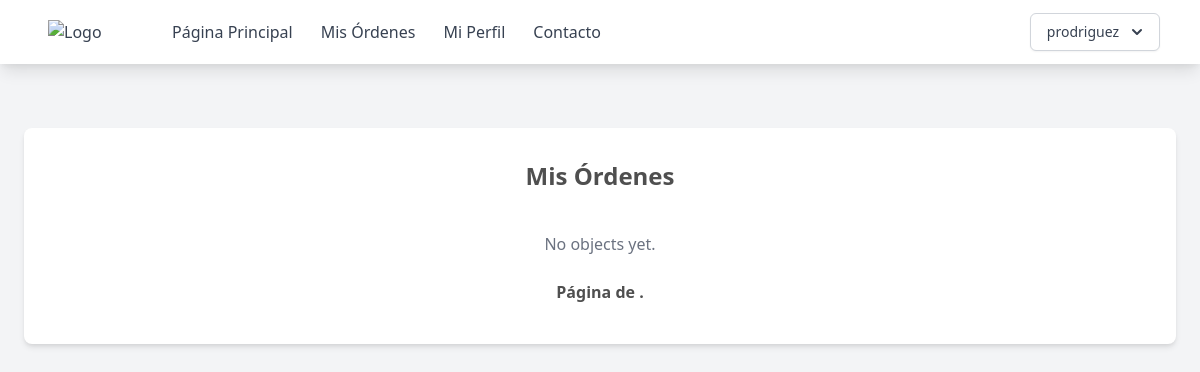
The page /mis-ordenes (signed in) on the database as committed earlier.
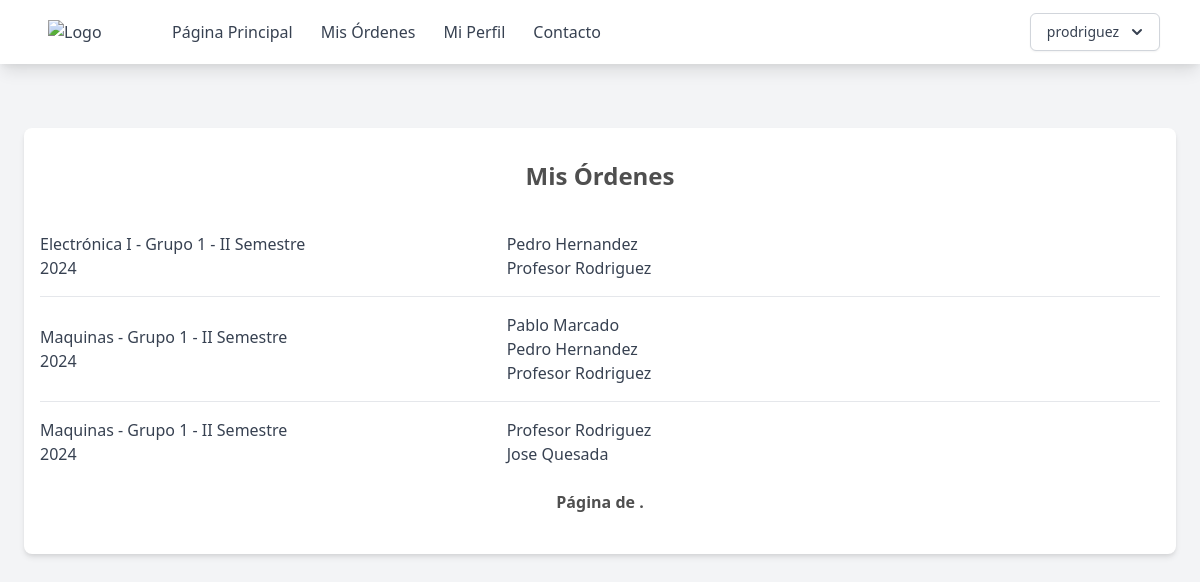
The same page on the database as committed later.
### supply_room/models.py (models this page shows, shortened)
class Users(AbstractUser):
    name = models.CharField(max_length=200)
    email = models.EmailField(unique=True)
    role = models.CharField(max_length=200, choices=ROLE_CHOICES, default="student")
    student_id = models.CharField(max_length=200, null=True, blank=True)
    username = models.CharField(max_length=50, null=True)
    groups = models.ManyToManyField(
        "ClassGroups", related_name="group_student", blank=True
    )
    orders = models.ManyToManyField("Order", related_name="order_student", blank=True)
    objects = CustomUserManager()
    USERNAME_FIELD = "email"
    REQUIRED_FIELDS = ["name", "role"]

class Order(models.Model):
    group = models.ForeignKey(
        ClassGroups, related_name="order_group", on_delete=models.CASCADE, verbose_name='Grupo'
    )
    student = models.ManyToManyField(
        Users, related_name="Order_student", through=Users.orders.through, blank=True, verbose_name='Estudiantes'
    )

class ClassGroups(models.Model):
    number = models.PositiveIntegerField(verbose_name='Numero de Curso:')
    year = models.PositiveIntegerField(verbose_name='Año', default=2024)
    term = models.CharField(
        max_length=3, choices=TERM_CHOICES, default="I", verbose_name='Semestre'
    )
    professor = models.ForeignKey(
        Users, related_name="group_professor", on_delete=models.PROTECT, verbose_name='Profesor'
    )
    class_id = models.ForeignKey(Class, on_delete=models.PROTECT, verbose_name='Clase')
    student = models.ManyToManyField(
        Users, related_name="group_student", through=Users.groups.through, blank=True, verbose_name='Estudiantes'
    )
    @property
    def semester(self):
        return f"{self.term} Semestre {str(self.year)}"

class Class(models.Model):
    name = models.CharField(max_length=200)
    code = models.CharField(max_length=200)

### supply_room/views.py (the view)
class OrderList(TeacherOrStudentRoleCheck, View):
    def get(self, request, *args, **kwargs):
        return render(
            request,
            "page/mis-ordenes.html",
            {"object_list": request.user.orders.order_by("-group__year", "-group__term").all()},
        )

### supply_room/utils.py (called while the page is built)
    def test_func(self):
        print(self.request.user.role)
        return self.request.user.role == 'teacher' or self.request.user.role == 'student'

### templates/page/mis-ordenes.html (shortened to what this page needs)
{% extends "base.html" %} {% block content %}
<div class="max-w-6xl mx-auto px-4 py-8 bg-white rounded-lg shadow-md mt-16">
    <h2 class="text-2xl font-bold mb-6 text-center">Mis Órdenes</h2>
    <ul class="divide-y divide-gray-200">
        {% for object in object_list %}
        <li class="py-4">
            <a href="{% url 'orden' object.pk %}" class="flex justify-between items-center  ">
                <div  class="text-gray-700 w-1/4">{{ object.group.class_id.name }} - Grupo {{ object.group.number }} - {{ object.group.semester }} </div>
                <ul class=" w-1/4">
                    {% for member in object.student.all %}
                    <li  class="text-gray-700">{{ member.name }}</li>
                    {% endfor %}
                </ul>
            </a>
        </li>
        {% empty %}
        <li class="py-4 text-center text-gray-500">No objects yet.</li>
        {% endfor %}
    </ul>
    <div class="pagination ">
    <div class="step-links flex w-full justify-between items-center p-2">
        <span class="current font-bold mx-4">
            Página {{ page_obj.number }} de {{ page_obj.paginator.num_pages }}.
        </span>
    </div>
</div>
</div>
{% endblock %}

### templates/base.html (shortened to what this page needs)
{% load static %}
<!DOCTYPE html>
<html lang="en">
  <head>
    <link href="{% static 'output.css' %}" rel="stylesheet" />
    <link href="https://cdn.jsdelivr.net/npm/tailwindcss@2.2.19/dist/tailwind.min.css" rel="stylesheet">
  </head>
  <body class="bg-gray-100 h-full min-h-screen">
    <nav class="bg-white shadow-lg">
      <div class="max-w-6xl mx-auto px-4">
        <div class="flex justify-between">
          <div class="flex space-x-4">
            <div>
              <a href="{% url 'home' %}" class="flex items-center py-5 px-2 text-gray-700">
                <img src="https://eie.ucr.ac.cr/static/img/logos/EIE_v.png" alt="Logo" class="w-20 mr-2">
              </a>
            </div>
            <div class="hidden md:flex items-center space-x-1">
              <a href="{% url 'home' %}" class="py-5 px-3 text-gray-700 hover:text-gray-900">Página Principal</a>
              {% if user.role == 'student' or user.role == 'teacher' %}
              <a href="{% url 'mis-ordenes' %}" class="py-5 px-3 text-gray-700 hover:text-gray-900">Mis Órdenes</a>
              {% endif %}
              <a href="{% url 'perfil' %}" class="py-5 px-3 text-gray-700 hover:text-gray-900">Mi Perfil</a>
              <a href="#" class="py-5 px-3 text-gray-700 hover:text-gray-900">Contacto</a>
            </div>
          </div>
          {% if user.is_authenticated %}
          <div class="hidden md:flex items-center space-x-1">
            <div class="relative inline-block text-left">
              <div>
                <button type="button" class="inline-flex justify-center w-full rounded-md border border-gray-300 shadow-sm px-4 py-2 bg-white text-sm font-medium text-gray-700 hover:bg-gray-50 focus:outline-none" id="menu-button" aria-expanded="true" aria-haspopup="true">
                  {{ user.username }}
                  <svg class="-mr-1 ml-2 h-5 w-5" xmlns="http://www.w3.org/2000/svg" viewBox="0 0 20 20" fill="currentColor" aria-hidden="true">
                    <path fill-rule="evenodd" d="M5.293 7.293a1 1 0 011.414 0L10 10.586l3.293-3.293a1 1 0 111.414 1.414l-4 4a1 1 0 01-1.414 0l-4-4a1 1 0 010-1.414z" clip-rule="evenodd" />
                  </svg>
                </button>
              </div>
            </div>
          </div>
          {% endif %}
        </div>
      </div>
    </nav>
    {% if user.is_authenticated %}
    <div class="pb-12 ">{% block content %} {% endblock %}</div>
    {% else %}
    <p>You are not logged in</p>
    <a href="{% url 'login' %}">Log In</a>
    {% endif %}
  </body>
</html>

Rows that differ between the two databases and show on the page:
added Order: group.class_id.name "Electrónica I", group.number "1", group.semester "II Semestre 2024", Users (name "Profesor Rodriguez")
now on this page (row unchanged): Users: name "Pedro Hernandez"
added Order: group.class_id.name "Maquinas", group.number "1", group.semester "II Semestre 2024", Users (name "Profesor Rodriguez")
now on this page (row unchanged): Users: name "Pablo Marcado", shown under "Maquinas"
added Order: group.class_id.name "Maquinas", group.number "1", group.semester "II Semestre 2024", Users (name "Profesor Rodriguez")
added Users: name "Jose Quesada", shown under "Maquinas"
Other text that changed with them:
text no longer shown: "No objects yet."
